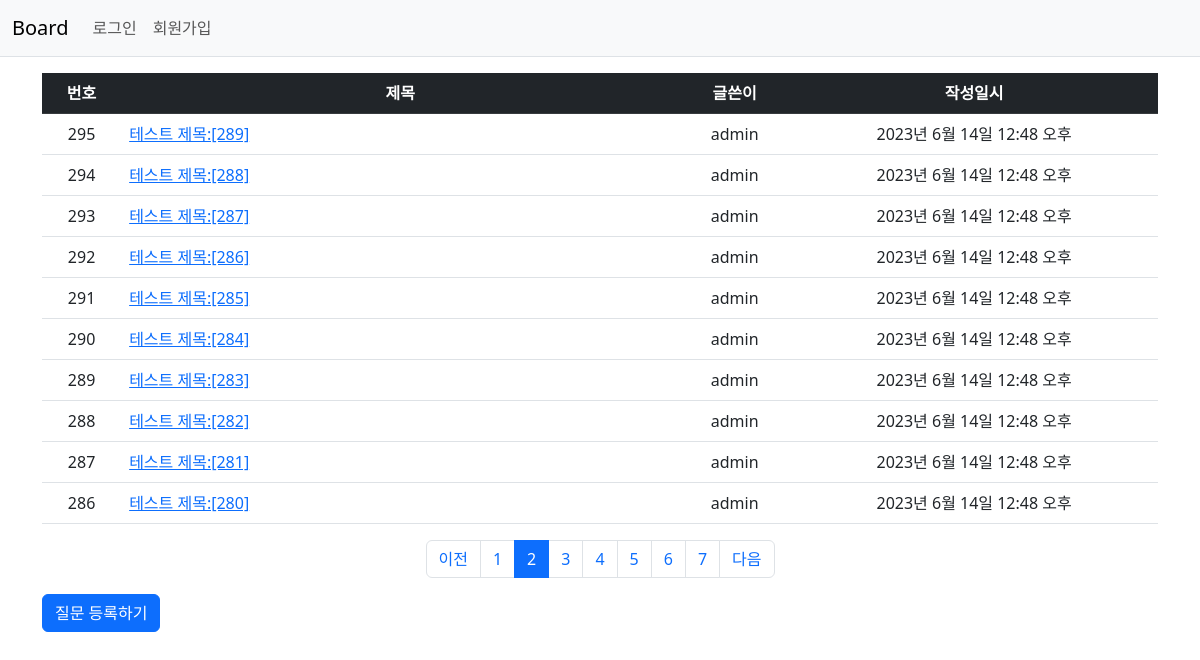
/board/?page=2, run on the app's committed database.
### board/models.py (models this page shows, shortened)
class Question(models.Model):
    author = models.ForeignKey(User, on_delete=models.CASCADE)
    subject = models.CharField(max_length=200)
    content = models.TextField()
    created_at = models.DateTimeField()
    modified_at = models.DateTimeField(null=True, blank=True)

### board/views.py (the view)
# urls.py: path('', views.index, name='index'),  # board/
def index(request):
    page = request.GET.get('page', '1')  # 페이지
    question_list = Question.objects.order_by('-created_at')
    paginator = Paginator(question_list, 10)  # 페이지당 10개씩 보여주기
    page_obj = paginator.get_page(page)
    context = {'question_list':page_obj}
    return render(request, 'board/question_list.html', context)

### board/templatetags/board_filter.py (called while the page is built)
@register.filter
def sub(value, arg):
    return value - arg

### templates/board/question_list.html (shortened to what this page needs)
{% extends 'base.html' %}
{% load board_filter %}
{% block content %}
    <div class="container my-3">
        <table class="table">
            <thead>
                <tr class="text-center table-dark">
                    <th>번호</th>
                    <th style="width:50%;">제목</th>
                    <th>글쓴이</th>
                    <th>작성일시</th>
                </tr>
            </thead>
            <tbody>
                {% if question_list %}
                {% for question in question_list %}
                <tr class="text-center">
                    <td>
                        {{ question_list.paginator.count|sub:question_list.start_index|sub:forloop.counter0|add:1 }}
                    </td>
                    <td class="text-start">
                        <a href="{% url 'board:detail' question.id %}">{{ question.subject }}</a>
                    </td>
                    <td>{{ question.author.username }}</td>
                    <td>{{ question.created_at }}</td>
                </tr>
                {% endfor %}
                {% else %}
                <tr>
                    <td colspan="4">질문이 없습니다.</td>
                </tr>
                {% endif %}
            </tbody>
        </table>
        <ul class="pagination justify-content-center">
            {% if question_list.has_previous %}
            <li class="page-item">
                <a href="?page={{ question_list.previous_page_number }}" class="page-link">이전</a>
            </li>
            {% else %}
            <li class="page-item disabled">
                <a href="#" class="page-link" tabindex="-1" aria-disabled="true">이전</a>
            </li>
            {% endif %}
            {% for page_number in question_list.paginator.page_range %}
            {% if page_number >= question_list.number|add:-5 and page_number <= question_list.number|add:5 %}
            {% if page_number == question_list.number %}
            <li class="page-item active" aria-current="page">
                <a class="page-link" href="?page={{ page_number }}">{{ page_number }}</a>
            </li>
            {% else %}
            <li class="page-item">
                <a href="?page={{ page_number }}" class="page-link">{{ page_number }}</a>
            </li>
            {% endif %}
            {% endif %}
            {% endfor %}
            {% if question_list.has_next %}
            <li class="page-item">
                <a href="?page={{ question_list.next_page_number }}" class="page-link">다음</a>
            </li>
            {% else %}
            <li class="page-item disabled">
                <a href="#" class="page-link" tabindex="-1" aria-disabled="true">다음</a>
            </li>
            {% endif %}
        </ul>
        <a href="{% url 'board:question_create' %}" class="btn btn-primary">질문 등록하기</a>
    </div>
{% endblock %}

### data on the page
Question: paginator.count|sub "295", subject "테스트 제목:[289]", author.username "admin", created_at "2023년 6월 14일 12:48 오후"
Question: paginator.count|sub "294", subject "테스트 제목:[288]", author.username "admin", created_at "2023년 6월 14일 12:48 오후"
Question: paginator.count|sub "293", subject "테스트 제목:[287]", author.username "admin", created_at "2023년 6월 14일 12:48 오후"
Question: paginator.count|sub "292", subject "테스트 제목:[286]", author.username "admin", created_at "2023년 6월 14일 12:48 오후"
Question: paginator.count|sub "291", subject "테스트 제목:[285]", author.username "admin", created_at "2023년 6월 14일 12:48 오후"
Question: paginator.count|sub "290", subject "테스트 제목:[284]", author.username "admin", created_at "2023년 6월 14일 12:48 오후"
Question: paginator.count|sub "289", subject "테스트 제목:[283]", author.username "admin", created_at "2023년 6월 14일 12:48 오후"
Question: paginator.count|sub "288", subject "테스트 제목:[282]", author.username "admin", created_at "2023년 6월 14일 12:48 오후"
Question: paginator.count|sub "287", subject "테스트 제목:[281]", author.username "admin", created_at "2023년 6월 14일 12:48 오후"
Question: paginator.count|sub "286", subject "테스트 제목:[280]", author.username "admin", created_at "2023년 6월 14일 12:48 오후"

### other printed values
{{ page_number }} "1" "3" "4" "5" "6" "7"
{{ page_number }} "2"
